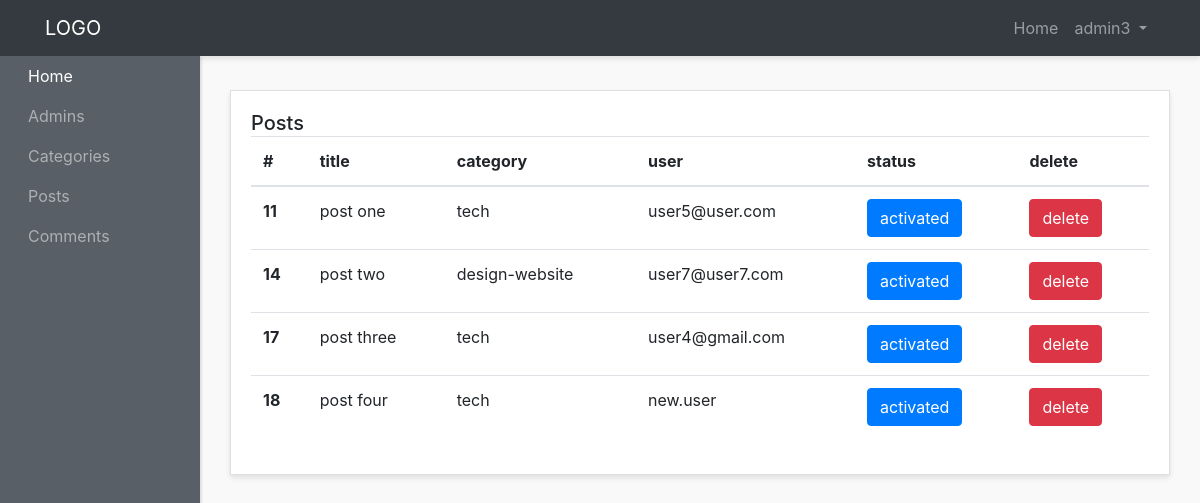
The page /admin-panel/posts-admins/show-posts.php (signed in) on the database its author committed.
### tables this page shows
CREATE TABLE `posts` (
  `id` int(3) NOT NULL,
  `title` varchar(200) NOT NULL,
  `subtitle` varchar(200) NOT NULL,
  `body` text NOT NULL,
  `status` int(1) NOT NULL DEFAULT 0,
  `category_id` varchar(3) NOT NULL,
  `img` varchar(200) DEFAULT NULL,
  `user_id` varchar(3) NOT NULL,
  `user_name` varchar(200) NOT NULL,
  `created_at` timestamp NOT NULL DEFAULT current_timestamp()
);

CREATE TABLE `categories` (
  `id` int(3) NOT NULL,
  `name` varchar(200) NOT NULL,
  `created_at` timestamp NOT NULL DEFAULT current_timestamp()
);

### admin-panel/posts-admins/show-posts.php (the view, shortened to what this page needs)
<?php require "../layouts/header.php"; ?>
<?php require "../../config/config.php"; ?>
<?php
$posts = $conn->query("SELECT posts.id AS id, posts.title AS title,
    posts.user_name AS user_name, categories.name AS name, posts.status AS
    status FROM categories
    JOIN posts ON categories.id = posts.category_id");
$posts->execute();
$rows = $posts->fetchAll(PDO::FETCH_OBJ);
?>
<div class="row">
  <div class="col">
    <div class="card">
      <div class="card-body">
        <h5 class="card-title mb-4 d-inline">Posts</h5>
        <table class="table">
          <thead>
            <tr>
              <th scope="col">#</th>
              <th scope="col">title</th>
              <th scope="col">category</th>
              <th scope="col">user</th>
              <th scope="col">status</th>
              <th scope="col">delete</th>
            </tr>
          </thead>
          <tbody>
            <?php foreach ($rows as $row) : ?>
              <tr>
                <th scope="row"><?php echo $row->id; ?></th>
                <td><?php echo $row->title; ?></td>
                <td><?php echo $row->name; ?></td>
                <td><?php echo $row->user_name; ?></td>
                <?php if ($row->status == 0) : ?>
                  <td><a href="status-posts.php?status=<?php echo $row->status; ?>&id=<?php echo $row->id; ?>" class="btn btn-danger  text-center ">deactivated</a></td>
                <?php else : ?>
                  <td><a href="status-posts.php?status=<?php echo $row->status; ?>&id=<?php echo $row->id; ?>" class="btn btn-primary  text-center ">activated</a></td>
                <?php endif; ?>
                <td><a href="delete-posts.php?po_id=<?php echo $row->id; ?>" class="btn btn-danger  text-center ">delete</a></td>
              </tr>
            <?php endforeach; ?>
          </tbody>
        </table>
      </div>
    </div>
  </div>
</div>
<?php require "../layouts/footer.php"; ?>

### admin-panel/styles/style.css (style rules this page uses)
body { background:#f9f9f9; }
.card { margin-bottom: 15px; border-radius:0; box-shadow: 0 3px 5px rgba(0,0,0,.1); }

### rows shown on the page
posts: id "11", title "post one", category.name "tech", user_name "user5@user.com"
posts: id "14", title "post two", category.name "design-website", user_name "user7@user7.com"
posts: id "17", title "post three", category.name "tech", user_name "user4@gmail.com"
posts: id "18", title "post four", category.name "tech", user_name "new.user"

### other values the page prints
$_SESSION['adminname'] "admin3"
